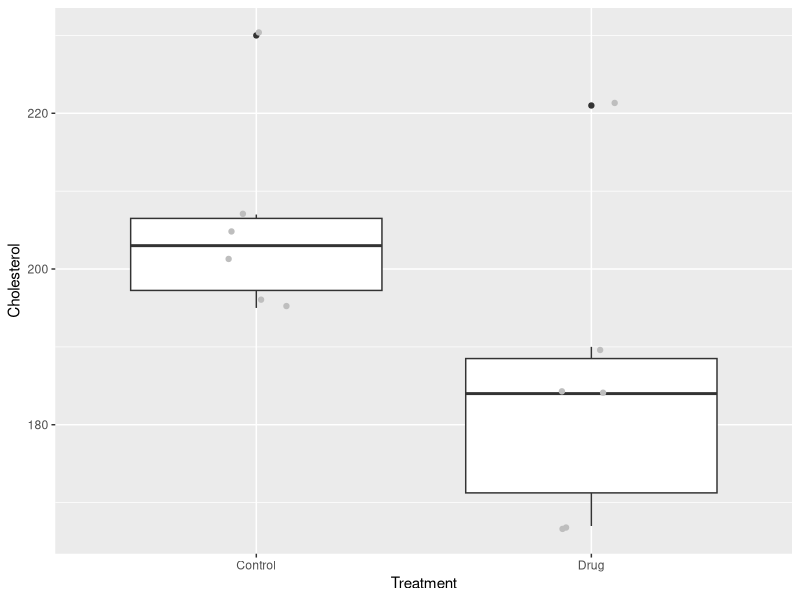
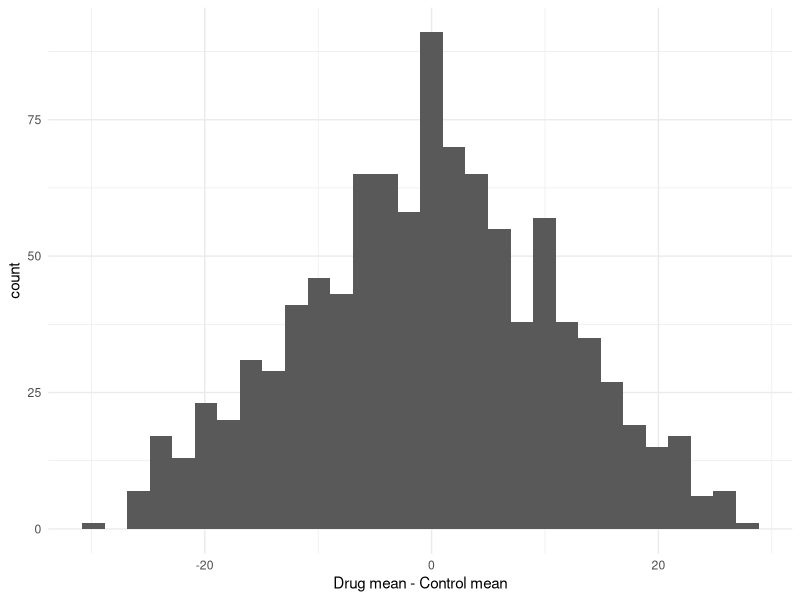
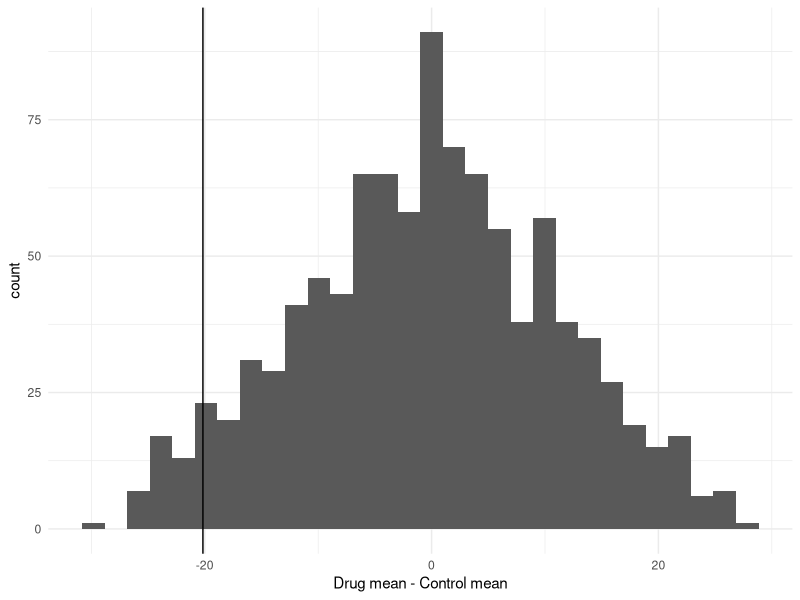
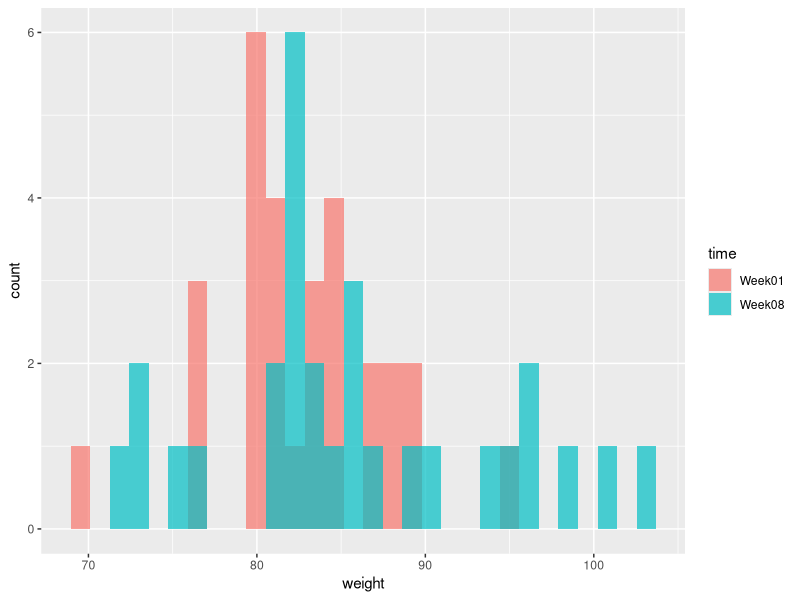
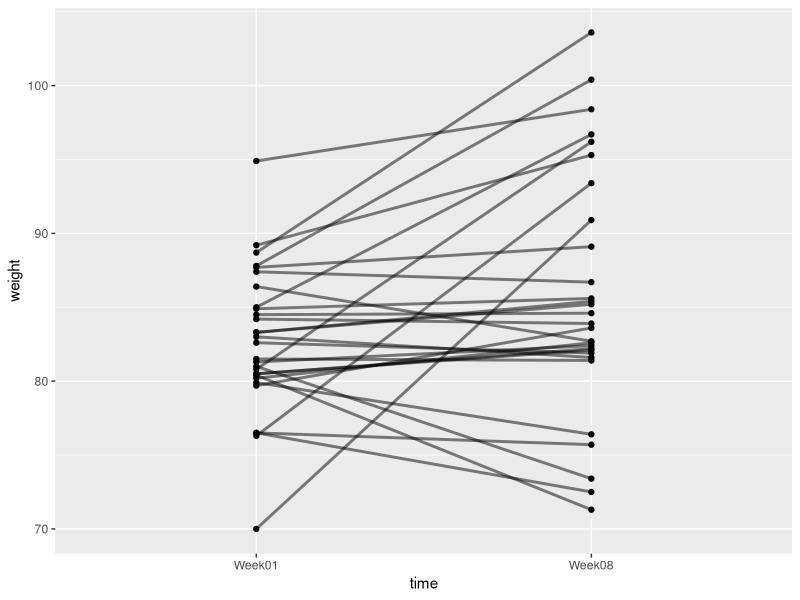

These charts were generated, in order, by the following R code: (Note: this script raises an error after producing the figures.)
## ---- chunk 1
library(tidyverse)
## ---- chunk 2
ch <-read.csv("CourseData/cholesterol.csv")
## ---- chunk 3
ggplot(ch,aes(x=Treatment,y=Cholesterol)) + 
      geom_boxplot()+
    geom_jitter(colour="grey",width=.1)
## ---- chunk 4
tapply(ch$Cholesterol,ch$Treatment,mean)
diff(tapply(ch$Cholesterol,ch$Treatment,mean))
## ---- chunk 5
ch %>% # ch is the cholesterol data
  group_by(Treatment) %>% # group the data by treatment
  summarise(mean = mean(Cholesterol)) # calculate means
## ---- chunk 6
observedDiff <- ch %>%
  group_by(Treatment) %>% # group the data by treatment
  summarise(mean = mean(Cholesterol)) %>% # calculate means
  pull(mean) %>% # extract the mean vector
  diff()
## ---- chunk 7
set.seed(666)
## ---- chunk 8
ch %>%
  mutate(Treatment = sample(Treatment)) %>% #shuffle the Treatment data
  group_by(Treatment) %>%
  summarise(mean = mean(Cholesterol)) %>%
  pull(mean) %>%
  diff()
## ---- chunk 9
replicate(10,
            ch %>%
            mutate(Treatment = sample(Treatment)) %>%
            group_by(Treatment) %>%
            summarise(mean = mean(Cholesterol)) %>%
            pull(mean) %>%
            diff()
)
## ---- chunk 10
shuffledData <- data.frame(rep = 1:1000) %>%
  mutate(shuffledDiffs = replicate(1000,
            ch %>%
            mutate(Treatment = sample(Treatment)) %>%
            group_by(Treatment) %>%
            summarise(mean = mean(Cholesterol)) %>%
            pull(mean) %>%
            diff()
            ))
## ---- chunk 11
(p1<-ggplot(shuffledData,aes(x=shuffledDiffs)) + 
  geom_histogram() + 
  theme_minimal()+
  xlab("Drug mean - Control mean"))
## ---- chunk 12
p1 + geom_vline(xintercept = observedDiff)
## ---- chunk 13
table(shuffledData$shuffledDiffs<=observedDiff)
## ---- chunk 14
library(tidyverse)
## ---- chunk 15
#Remember to set your working directory first
an <- read.csv("CourseData/anorexiaCBT.csv")
head(an)
## ---- chunk 16
an <- an %>%
  gather("time","weight",-Subject)

head(an)
## ---- chunk 17
(p1<-ggplot(an,aes(x=weight,fill=time)) +
   geom_histogram(position = "identity",alpha=.7)
 )
## ---- chunk 18
(p2<-ggplot(an,aes(x=time,y=weight,group=Subject)) +
   geom_point() + 
   geom_line(size=1, alpha=0.5)
 )
#ggsave("/Users/jones/Dropbox/_SDU_Teaching/BB852 New Stats Course/PlotsintPlot.png",p2,width=6, height=8, dpi = 300, units="cm")
## ---- chunk 19

an2 <- an %>% group_by(Subject) %>% mutate(time = sample(time))
p2.shuffled <-ggplot(an2,aes(x=time,y=weight,group=Subject)) +
   geom_point() + 
   geom_line(size=1, alpha=0.5)
 
#ggsave("/Users/jones/Dropbox/_SDU_Teaching/BB852 New Stats Course/Plots/intPlot.shuffled.png",p2.shuffled,width=6, height=8, dpi = 300, units="cm")

## ---- chunk 20
an <- an %>% 
  group_by(Subject) %>% 
  summarise(change = diff(weight))
## ---- chunk 21
head(an)
## ---- chunk 22
obsChange <- mean(an$change)
obsChange
## ---- chunk 23
head(an)

anSuffled <- an %>%
  mutate(sign = sample(c(1,-1),size = nrow(an),replace = TRUE)) %>%
  mutate(shuffledChange = change * sign)
## ---- chunk 24
head(anShuffled)
## ---- chunk 25
an %>%
  mutate(sign = sample(c(1,-1),size = nrow(an),replace = TRUE)) %>%
  mutate(shuffledChange = change * sign) %>%
  pull(shuffledChange) %>%
  mean()
## ---- chunk 26
nullDist = data.frame(change =
                        replicate(1000,an %>%
                                    mutate(sign = sample(c(1,-1),size = nrow(an),replace = TRUE)) %>%
                                    mutate(shuffledChange = change * sign) %>%
                                    pull(shuffledChange) %>%
                                    mean())) 
## ---- chunk 27
(nullDistPlot <- ggplot(nullDist,aes(x=change)) +
  geom_histogram())
## ---- chunk 28
nullDistPlot + geom_vline(xintercept = obsChange)
## ---- chunk 29
table(nullDist$change>=obsChange)
